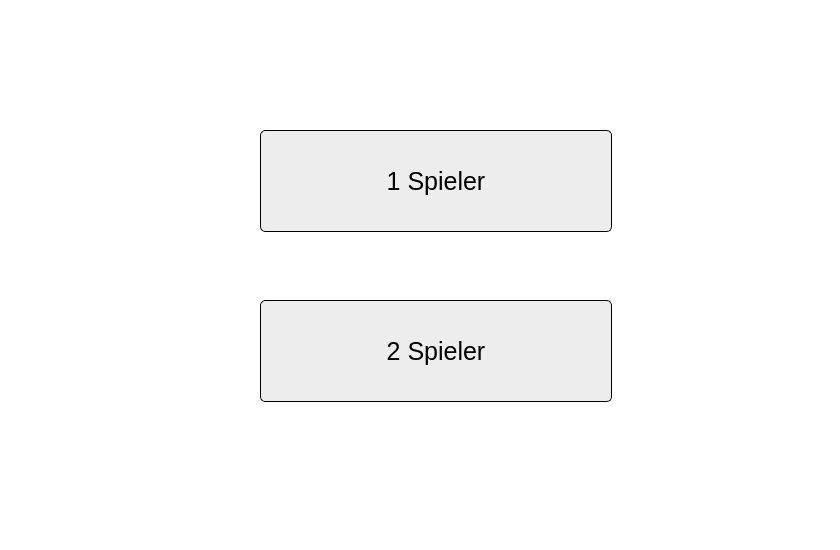
<?xml version="1.0" encoding="UTF-8"?>
<ui version="4.0">
 <class>StartWindow</class>
 <widget class="QDialog" name="StartWindow">
  <property name="geometry">
   <rect>
    <x>0</x>
    <y>0</y>
    <width>840</width>
    <height>550</height>
   </rect>
  </property>
  <property name="windowTitle">
   <string>Dialog</string>
  </property>
  <property name="styleSheet">
   <string notr="true">QDialog{
min-height: 550px;
min-width: 840px;
max-height:550px;
max-width: 840px;
background-color: white;
}


QPushButton#Spieler_1{
min-height: 100px;
min-width: 350px;
max-height:100px;
max-width: 350px;
background-color: rgb(237, 237, 237);
color: black;
border-radius: 5px;
border: 1px solid black;
font-size: 25px;
}

QPushButton#Spieler_1:hover{
background-color: rgb(185,182,185);
color: white;
border-radius: 5px;
min-height: 35px;
min-width: 70px;
max-height: 35px;
max-width: 70px;
}

QPushButton#Spieler_2{
min-height: 100px;
min-width: 350px;
max-height:100px;
max-width: 350px;
background-color: rgb(237, 237, 237);
color: black;
border-radius: 5px;
border: 1px solid black;
font-size: 25px;
}

QPushButton#Spieler_2:hover{
background-color: rgb(185,182,185);
color: white;
border-radius: 5px;
min-height: 35px;
min-width: 70px;
max-height: 35px;
max-width: 70px;
}</string>
  </property>
  <widget class="QPushButton" name="Spieler_1">
   <property name="geometry">
    <rect>
     <x>260</x>
     <y>130</y>
     <width>352</width>
     <height>102</height>
    </rect>
   </property>
   <property name="styleSheet">
    <string notr="true"/>
   </property>
   <property name="text">
    <string>1 Spieler</string>
   </property>
  </widget>
  <widget class="QPushButton" name="Spieler_2">
   <property name="geometry">
    <rect>
     <x>260</x>
     <y>300</y>
     <width>352</width>
     <height>102</height>
    </rect>
   </property>
   <property name="text">
    <string>2 Spieler</string>
   </property>
  </widget>
  <zorder>Spieler_2</zorder>
  <zorder>Spieler_1</zorder>
 </widget>
 <resources/>
 <connections/>
</ui>
